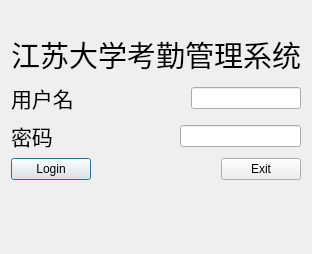
<?xml version="1.0" encoding="UTF-8"?>
<ui version="4.0">
 <class>Login</class>
 <widget class="QDialog" name="Login">
  <property name="geometry">
   <rect>
    <x>0</x>
    <y>0</y>
    <width>301</width>
    <height>254</height>
   </rect>
  </property>
  <property name="windowTitle">
   <string>Dialog</string>
  </property>
  <layout class="QVBoxLayout" name="verticalLayout_5">
   <item>
    <layout class="QVBoxLayout" name="verticalLayout">
     <item>
      <layout class="QVBoxLayout" name="verticalLayout_4">
       <item>
        <spacer name="verticalSpacer_2">
         <property name="orientation">
          <enum>Qt::Vertical</enum>
         </property>
         <property name="sizeHint" stdset="0">
          <size>
           <width>20</width>
           <height>40</height>
          </size>
         </property>
        </spacer>
       </item>
       <item>
        <widget class="QLabel" name="label">
         <property name="font">
          <font>
           <pointsize>22</pointsize>
          </font>
         </property>
         <property name="text">
          <string>江苏大学考勤管理系统</string>
         </property>
         <property name="alignment">
          <set>Qt::AlignCenter</set>
         </property>
        </widget>
       </item>
       <item>
        <layout class="QVBoxLayout" name="verticalLayout_3">
         <item>
          <layout class="QVBoxLayout" name="verticalLayout_2">
           <item>
            <layout class="QHBoxLayout" name="horizontalLayout_7">
             <item>
              <widget class="QLabel" name="label_7">
               <property name="font">
                <font>
                 <pointsize>16</pointsize>
                </font>
               </property>
               <property name="text">
                <string>用户名</string>
               </property>
              </widget>
             </item>
             <item>
              <spacer name="horizontalSpacer_6">
               <property name="orientation">
                <enum>Qt::Horizontal</enum>
               </property>
               <property name="sizeHint" stdset="0">
                <size>
                 <width>40</width>
                 <height>20</height>
                </size>
               </property>
              </spacer>
             </item>
             <item>
              <widget class="QLineEdit" name="lineEdit_usrname"/>
             </item>
            </layout>
           </item>
           <item>
            <layout class="QHBoxLayout" name="horizontalLayout_6">
             <item>
              <widget class="QLabel" name="label_6">
               <property name="font">
                <font>
                 <pointsize>16</pointsize>
                </font>
               </property>
               <property name="text">
                <string>密码</string>
               </property>
              </widget>
             </item>
             <item>
              <spacer name="horizontalSpacer_5">
               <property name="orientation">
                <enum>Qt::Horizontal</enum>
               </property>
               <property name="sizeHint" stdset="0">
                <size>
                 <width>40</width>
                 <height>20</height>
                </size>
               </property>
              </spacer>
             </item>
             <item>
              <widget class="QLineEdit" name="lineEdit_passwd">
               <property name="echoMode">
                <enum>QLineEdit::Password</enum>
               </property>
              </widget>
             </item>
            </layout>
           </item>
           <item>
            <layout class="QHBoxLayout" name="horizontalLayout_8">
             <item>
              <widget class="QPushButton" name="pushButton_login">
               <property name="text">
                <string>Login</string>
               </property>
              </widget>
             </item>
             <item>
              <spacer name="horizontalSpacer_7">
               <property name="orientation">
                <enum>Qt::Horizontal</enum>
               </property>
               <property name="sizeHint" stdset="0">
                <size>
                 <width>40</width>
                 <height>20</height>
                </size>
               </property>
              </spacer>
             </item>
             <item>
              <widget class="QPushButton" name="pushButton_exit">
               <property name="text">
                <string>Exit</string>
               </property>
              </widget>
             </item>
            </layout>
           </item>
          </layout>
         </item>
        </layout>
       </item>
       <item>
        <spacer name="verticalSpacer">
         <property name="orientation">
          <enum>Qt::Vertical</enum>
         </property>
         <property name="sizeHint" stdset="0">
          <size>
           <width>20</width>
           <height>40</height>
          </size>
         </property>
        </spacer>
       </item>
      </layout>
     </item>
     <item>
      <spacer name="horizontalSpacer_2">
       <property name="orientation">
        <enum>Qt::Horizontal</enum>
       </property>
       <property name="sizeHint" stdset="0">
        <size>
         <width>40</width>
         <height>20</height>
        </size>
       </property>
      </spacer>
     </item>
     <item>
      <spacer name="horizontalSpacer">
       <property name="orientation">
        <enum>Qt::Horizontal</enum>
       </property>
       <property name="sizeHint" stdset="0">
        <size>
         <width>40</width>
         <height>20</height>
        </size>
       </property>
      </spacer>
     </item>
    </layout>
   </item>
  </layout>
 </widget>
 <resources/>
 <connections/>
</ui>
